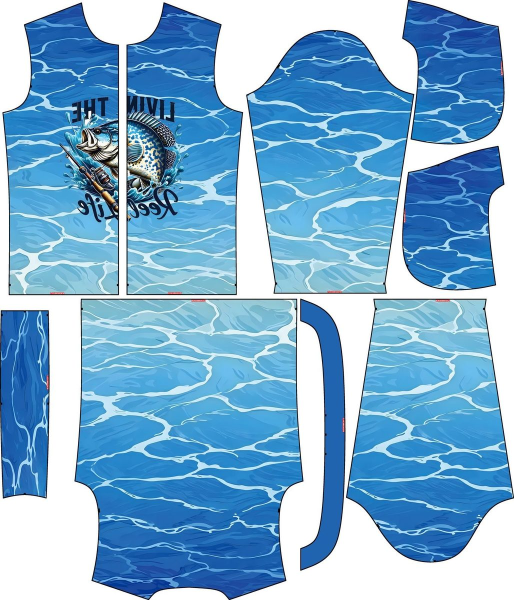
#> input picture references/styles/BFSK26308XCJ01L-style-reference.jpg, 1028 x 1200 px (shown at 1/2 size); its folder holds only this picture in this run
$ python -i theme_front_splitter.py   (imports and definitions only)
#> lines starting #> are read from the running program, lines starting #| are printed output that depends on the picture; after the words box and inside, x2 and y2 are one past the last pixel; in counts of white or black regions, pixels touching at a corner belong together
#!/usr/bin/env python3
"""Create front-left/front-right motif assets from the primary theme image."""
import json
from pathlib import Path

from collections import deque

from PIL import Image, ImageFilter, ImageStat


def _has_meaningful_alpha(rgba: Image.Image) -> bool:
    alpha = rgba.getchannel("A")
    extrema = alpha.getextrema()
    if extrema[0] < 245:
        bbox = alpha.getbbox()
        if not bbox:
            return False
        area = (bbox[2] - bbox[0]) * (bbox[3] - bbox[1])
        return area < rgba.width * rgba.height * 0.995
    return False


def _edge_pixels(rgb: Image.Image) -> list[tuple[int, int, int]]:
    w, h = rgb.size
    step = max(1, min(w, h) // 96)
    pixels = rgb.load()
    out = []
    for x in range(0, w, step):
        out.append(pixels[x, 0])
        out.append(pixels[x, h - 1])
    for y in range(0, h, step):
        out.append(pixels[0, y])
        out.append(pixels[w - 1, y])
    return out


def _is_background_like(color: tuple[int, int, int]) -> bool:
    r, g, b = color
    spread = max(color) - min(color)
    avg = (r + g + b) / 3
    return spread <= 42 or avg >= 232


def _quantize(color: tuple[int, int, int], step: int = 16) -> tuple[int, int, int]:
    return tuple(max(0, min(255, round(v / step) * step)) for v in color)


def _edge_background_palette(rgb: Image.Image) -> list[tuple[int, int, int]]:
    samples = [c for c in _edge_pixels(rgb) if _is_background_like(c)]
    if not samples:
        return []
    counts: dict[tuple[int, int, int], int] = {}
    for color in samples:
        key = _quantize(color)
        counts[key] = counts.get(key, 0) + 1
    ranked = sorted(counts.items(), key=lambda item: item[1], reverse=True)
    edge_count = max(1, len(_edge_pixels(rgb)))
    palette = [color for color, count in ranked[:10] if count / edge_count >= 0.005]
    return palette


def _remove_false_transparency_background(img: Image.Image) -> Image.Image:
    """Turn common AI fake-transparent checker/flat edge backgrounds into real alpha."""
    rgba = img.convert("RGBA")
    if _has_meaningful_alpha(rgba):
        return rgba

    rgb = rgba.convert("RGB")
    palette = _edge_background_palette(rgb)
    if not palette:
        return rgba

    src = rgba.load()
    alpha = Image.new("L", rgba.size, 255)
    alpha_px = alpha.load()
    threshold = 72
    w, h = rgba.size

    edge_avgs = [sum(c) / 3 for c in _edge_pixels(rgb) if _is_background_like(c)]
    min_edge_avg = min(edge_avgs) if edge_avgs else 0
    max_edge_avg = max(edge_avgs) if edge_avgs else 255

    def is_removable_bg(x: int, y: int) -> bool:
        r, g, b, _ = src[x, y]
        if not _is_background_like((r, g, b)):
            return False
        if any(abs(r - bg[0]) + abs(g - bg[1]) + abs(b - bg[2]) <= threshold for bg in palette):
            return True
        # Fallback for continuous gray checkerboard ranges that quantisation misses
        spread = max((r, g, b)) - min((r, g, b))
        if spread <= 20:
            avg = (r + g + b) / 3
            if min_edge_avg - 8 <= avg <= max_edge_avg + 8:
                return True
        return False

    # Only remove fake transparency that is connected to the image edge. A
    # global color erase can punch holes in white teeth, eye highlights, or
    # cream product details because they resemble checkerboard background tiles.
    queue: deque[int] = deque()
    seen = bytearray(w * h)
    for x in range(w):
        queue.append(x)
        queue.append((h - 1) * w + x)
    for y in range(h):
        queue.append(y * w)
        queue.append(y * w + (w - 1))

    while queue:
        idx = queue.popleft()
        if idx < 0 or idx >= len(seen) or seen[idx]:
            continue
        seen[idx] = 1
        x = idx % w
        y = idx // w
        if not is_removable_bg(x, y):
            continue
        alpha_px[x, y] = 0
        if x > 0:
            queue.append(idx - 1)
        if x + 1 < w:
            queue.append(idx + 1)
        if y > 0:
            queue.append(idx - w)
        if y + 1 < h:
            queue.append(idx + w)

    # Remove small opaque islands left behind by the flood fill (e.g. stray
    # checkerboard pixels trapped inside the subject silhouette).
    alpha = _cleanup_alpha_islands(alpha, min_area=500)
    alpha = alpha.filter(ImageFilter.GaussianBlur(0.45))
    rgba.putalpha(alpha)
    return rgba


def _cleanup_alpha_islands(alpha: Image.Image, min_area: int = 500) -> Image.Image:
    """Erase small opaque connected components, keeping only the largest one."""
    px = alpha.load()
    w, h = alpha.size
    visited = bytearray(w * h)
    largest_comp: list[tuple[int, int]] = []

    for y in range(h):
        for x in range(w):
            idx = y * w + x
            if px[x, y] > 0 and not visited[idx]:
                comp: list[tuple[int, int]] = []
                q: deque[int] = deque([idx])
                visited[idx] = 1
                while q:
                    ci = q.popleft()
                    cx = ci % w
                    cy = ci // w
                    comp.append((cx, cy))
                    for dx, dy in ((-1, 0), (1, 0), (0, -1), (0, 1)):
                        nx, ny = cx + dx, cy + dy
                        ni = ny * w + nx
                        if 0 <= nx < w and 0 <= ny < h and not visited[ni] and px[nx, ny] > 0:
                            visited[ni] = 1
                            q.append(ni)
                if len(comp) > len(largest_comp):
                    largest_comp = comp

    # Wipe anything that is not part of the largest component
    kept = set((x, y) for x, y in largest_comp)
    for y in range(h):
        for x in range(w):
            if px[x, y] > 0 and (x, y) not in kept:
                px[x, y] = 0
    return alpha


# [16 lines left out: function _background_sample, not called in this run]


def _subject_bbox(img: Image.Image) -> tuple[int, int, int, int] | None:
    rgba = img.convert("RGBA")
    alpha_bbox = rgba.getchannel("A").getbbox()
    if alpha_bbox:
        return alpha_bbox

    bg = _background_sample(rgba)
    rgb = rgba.convert("RGB")
    w, h = rgb.size
    pixels = rgb.load()
    xs, ys = [], []
    threshold = 42
    for y in range(h):
        for x in range(w):
            r, g, b = pixels[x, y]
            if abs(r - bg[0]) + abs(g - bg[1]) + abs(b - bg[2]) > threshold:
                xs.append(x)
                ys.append(y)
    if not xs:
        return None
    bbox = (min(xs), min(ys), max(xs) + 1, max(ys) + 1)
    area = (bbox[2] - bbox[0]) * (bbox[3] - bbox[1])
    if area < w * h * 0.03:
        return None
    return bbox


def _crop_subject(img: Image.Image) -> Image.Image:
    rgba = _remove_false_transparency_background(img)
    w, h = rgba.size
    bbox = _subject_bbox(rgba)
    if not bbox:
        side_w = round(w * 0.82)
        side_h = round(h * 0.82)
        left = max(0, (w - side_w) // 2)
        top = max(0, (h - side_h) // 2)
        bbox = (left, top, min(w, left + side_w), min(h, top + side_h))
    pad = max(8, round(min(w, h) * 0.04))
    top_pad = max(pad, round(min(w, h) * 0.08))
    bottom_pad = max(pad, round(min(w, h) * 0.05))
    bbox = (
        max(0, bbox[0] - pad),
        max(0, bbox[1] - top_pad),
        min(w, bbox[2] + pad),
        min(h, bbox[3] + bottom_pad),
    )
    cropped = rgba.crop(bbox)
    # Leave transparent breathing room around the subject before splitting so
    # hair/head pixels are not flush with the piece edge after placement.
    margin_x = max(6, round(cropped.width * 0.035))
    margin_top = max(12, round(cropped.height * 0.08))
    margin_bottom = max(8, round(cropped.height * 0.04))
    out = Image.new("RGBA", (cropped.width + margin_x * 2, cropped.height + margin_top + margin_bottom), (0, 0, 0, 0))
    out.alpha_composite(cropped, (margin_x, margin_top))
    return out


def _crop_half_to_seam_alpha(half: Image.Image, seam_side: str) -> Image.Image:
    """Trim transparent padding so the visible half touches the seam edge."""
    rgba = half.convert("RGBA")
    bbox = rgba.getchannel("A").getbbox()
    if not bbox:
        return rgba

    pad = max(2, round(min(rgba.size) * 0.015))
    top_pad = max(pad, round(min(rgba.size) * 0.06))
    bottom_pad = max(pad, round(min(rgba.size) * 0.035))
    top = max(0, bbox[1] - top_pad)
    bottom = min(rgba.height, bbox[3] + bottom_pad)
    if seam_side == "right":
        left = max(0, bbox[0] - pad)
        right = bbox[2]
    else:
        left = bbox[0]
        right = min(rgba.width, bbox[2] + pad)
    if right <= left or bottom <= top:
        return rgba
    return rgba.crop((left, top, right, bottom))


def create_front_split_assets(theme_image: str | Path, out_dir: str | Path) -> dict:
    """Crop the primary subject and create full-front plus legacy split motifs."""
#> called with out_dir = 'out.png'
    out_dir = Path(out_dir)
    assets_dir = out_dir / "assets"
    assets_dir.mkdir(parents=True, exist_ok=True)
    with Image.open(theme_image) as src:
#> src is the input picture: PIL image 1028x1200 RGB; mean R, G, B 125.2, 174.4, 210.5
        subject = _crop_subject(src)
#> in _has_meaningful_alpha, `alpha = rgba.getchannel("A")`: alpha: PIL image 1028x1200 L; every value is 255
#> in _has_meaningful_alpha, `extrema = alpha.getextrema()`: extrema = (255, 255)
#> after the loop in _edge_pixels, `for x in range(0, w, step):`: out = 206 items, first 6: (255, 255, 255), (255, 255, 255), (255, 255, 255), (255, 255, 255), (255, 255, 255), (255, 255, 255)
#> after the loop in _edge_pixels, `for y in range(0, h, step):`: out = 446 items, first 6: (255, 255, 255), (255, 255, 255), (255, 255, 255), (255, 255, 255), (255, 255, 255), (255, 255, 255)
#> in _is_background_like, `r, g, b = color`: r = 255
#> in _edge_background_palette, `samples = [c for c in _edge_pixels(rgb) if _is_background_like(c)]`: samples = 444 items, first 6: (255, 255, 255), (255, 255, 255), (255, 255, 255), (255, 255, 255), (255, 255, 255), (255, 255, 255)
#> the loop in _edge_background_palette, `for color in samples:` made 444 passes
#> after the loop in _edge_background_palette, `for color in samples:`: counts = 22 items
#> in _edge_background_palette, `edge_count = max(1, len(_edge_pixels(rgb)))`: edge_count = 446
#> in _edge_background_palette, `palette = [color for color, count in ranked[:10] if count / edge_count..`: palette = [(255, 255, 255), (255, 255, 240), (176, 192, 192), (0, 0, 16)]
#> in _remove_false_transparency_background, `edge_avgs = [sum(c) / 3 for c in _edge_pixels(rgb) if _is_background_l..`: edge_avgs = 444 values, max 255 at index 0, min 8.33 at index 354, mean 247
#> in _remove_false_transparency_background, `min_edge_avg = min(edge_avgs) if edge_avgs else 0`: min_edge_avg = 8.33
#> in _remove_false_transparency_background, `max_edge_avg = max(edge_avgs) if edge_avgs else 255`: max_edge_avg = 255
#> in _remove_false_transparency_background, `alpha = _cleanup_alpha_islands(alpha, min_area=500)`:
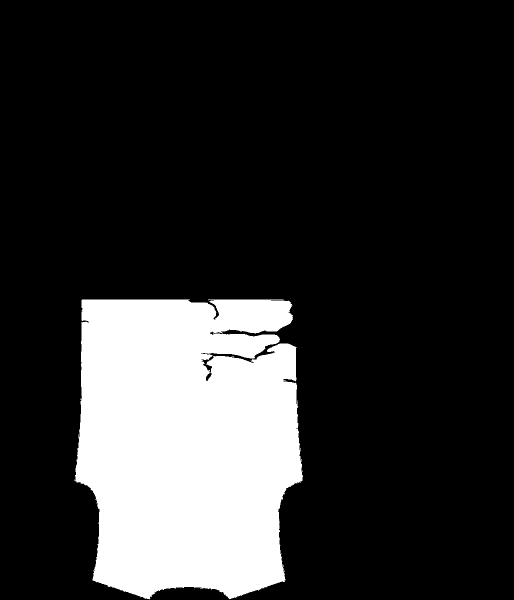
#> alpha: PIL image 1028x1200 L (shown at 1/2 size); 19% white; 1 white region, box (x1, y1, x2, y2) and area: (149, 599, 606, 1199) 234875
#> in _remove_false_transparency_background, `rgba.putalpha(alpha)`:
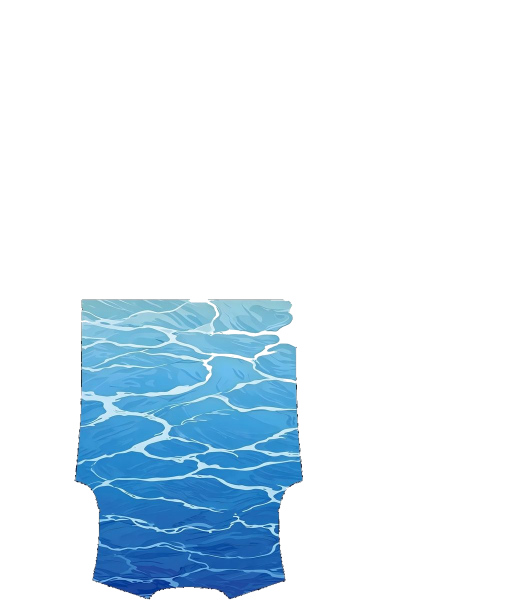
#> rgba: PIL image 1028x1200 RGBA (shown at 1/2 size); mean R, G, B, A 125.2, 174.4, 210.5, 48.6; transparent parts drawn white
#> in _crop_subject, `cropped = rgba.crop(bbox)`:
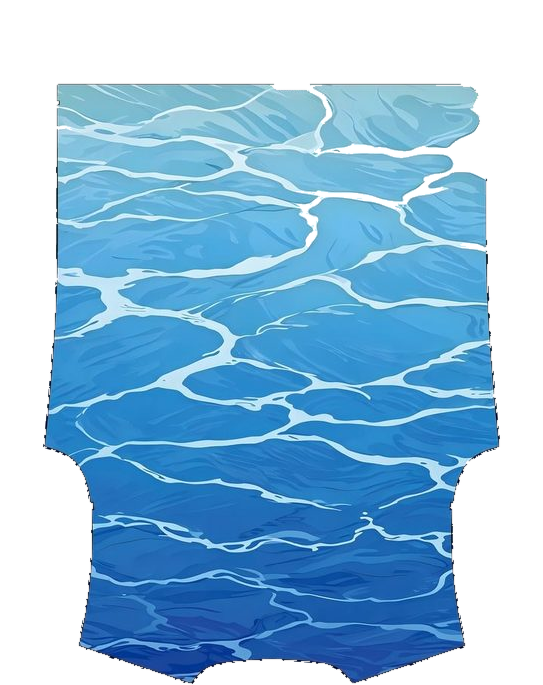
#> cropped: PIL image 543x685 RGBA; mean R, G, B, A 127.3, 179.1, 214.2, 161; transparent parts drawn white
#> in _crop_subject, `out = Image.new("RGBA", (cropped.width + margin_x * 2, cropped.height ..`: out: PIL image 581x767 RGBA; every value is 0
#> in _crop_subject, `out.alpha_composite(cropped, (margin_x, margin_top))`:
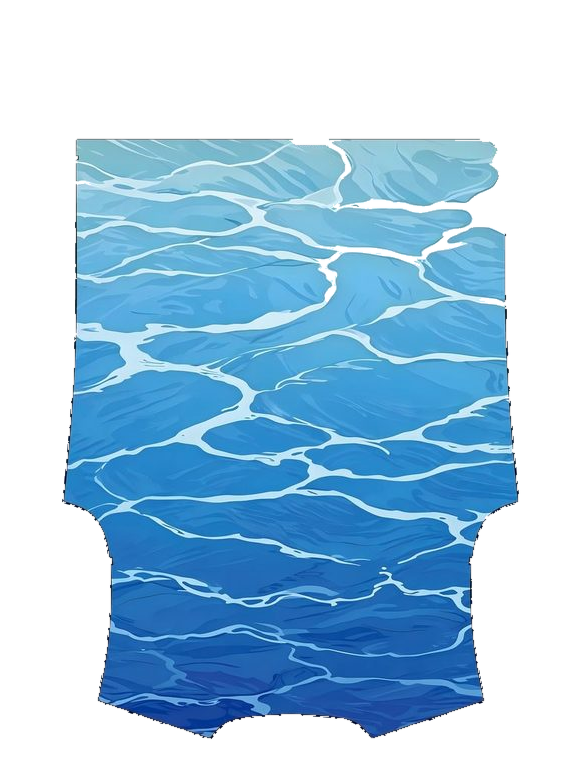
#> out: PIL image 581x767 RGBA; mean R, G, B, A 43.8, 82.2, 109.2, 134.4; transparent parts drawn white
    full_path = assets_dir / "theme_front_full.png"
    subject.save(full_path)
    mid = max(1, subject.width // 2)
    overlap = min(8, max(2, round(subject.width * 0.01))) if subject.width > 4 else 0
    left = subject.crop((0, 0, min(subject.width, mid + overlap), subject.height))
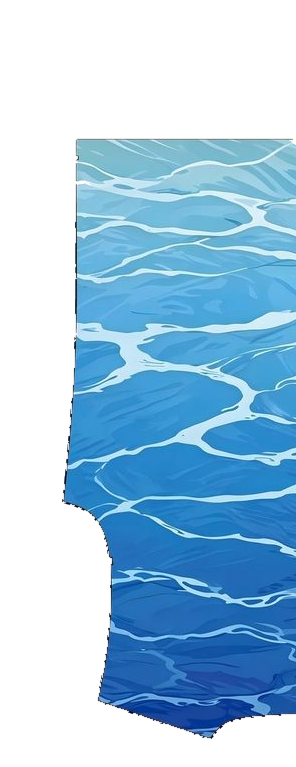
#> left: PIL image 296x767 RGBA; mean R, G, B, A 44.7, 83.6, 111, 137.7; transparent parts drawn white
    right = subject.crop((max(0, mid - overlap), 0, subject.width, subject.height))
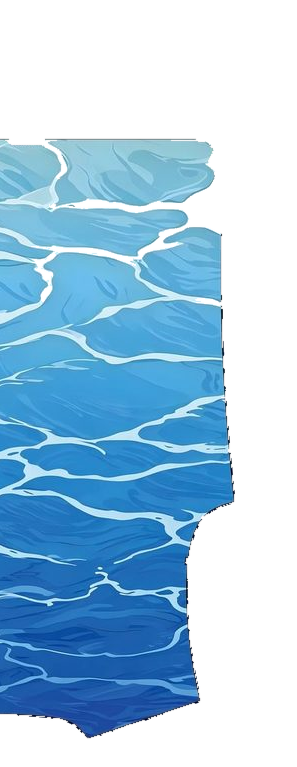
#> right: PIL image 297x767 RGBA; mean R, G, B, A 43.6, 82.2, 109.2, 133.4; transparent parts drawn white
    left = _crop_half_to_seam_alpha(left, "right")
    right = _crop_half_to_seam_alpha(right, "left")
#> call 2 of _crop_half_to_seam_alpha, with seam_side = 'left'
#> in _crop_half_to_seam_alpha (call 2), `return rgba.crop((left, top, right, bottom))`:
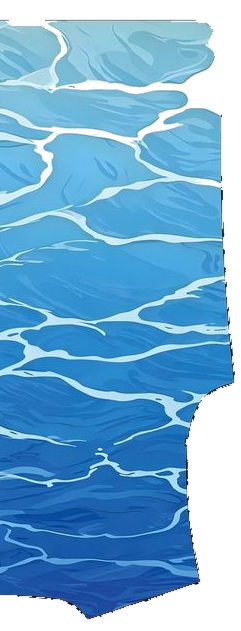
#> returned value: PIL image 241x631 RGBA; mean R, G, B, A 65.3, 123.2, 163.5, 199.8; transparent parts drawn white
    left_path = assets_dir / "theme_front_left.png"
    right_path = assets_dir / "theme_front_right.png"
    left.save(left_path)
    right.save(right_path)
    return {
        "full": str(full_path.resolve()),
        "left": str(left_path.resolve()),
        "right": str(right_path.resolve()),
        "source": str(Path(theme_image).resolve()),
        "split_overlap_px": overlap,
    }


# [53 lines left out: function inject_front_split_motifs, not called in this run]

>>> result = create_front_split_assets('../references/styles/BFSK26308XCJ01L-style-reference.jpg', 'out.png')

$ run again, on references/styles/DDS26126XCJ01L-style-reference.jpg
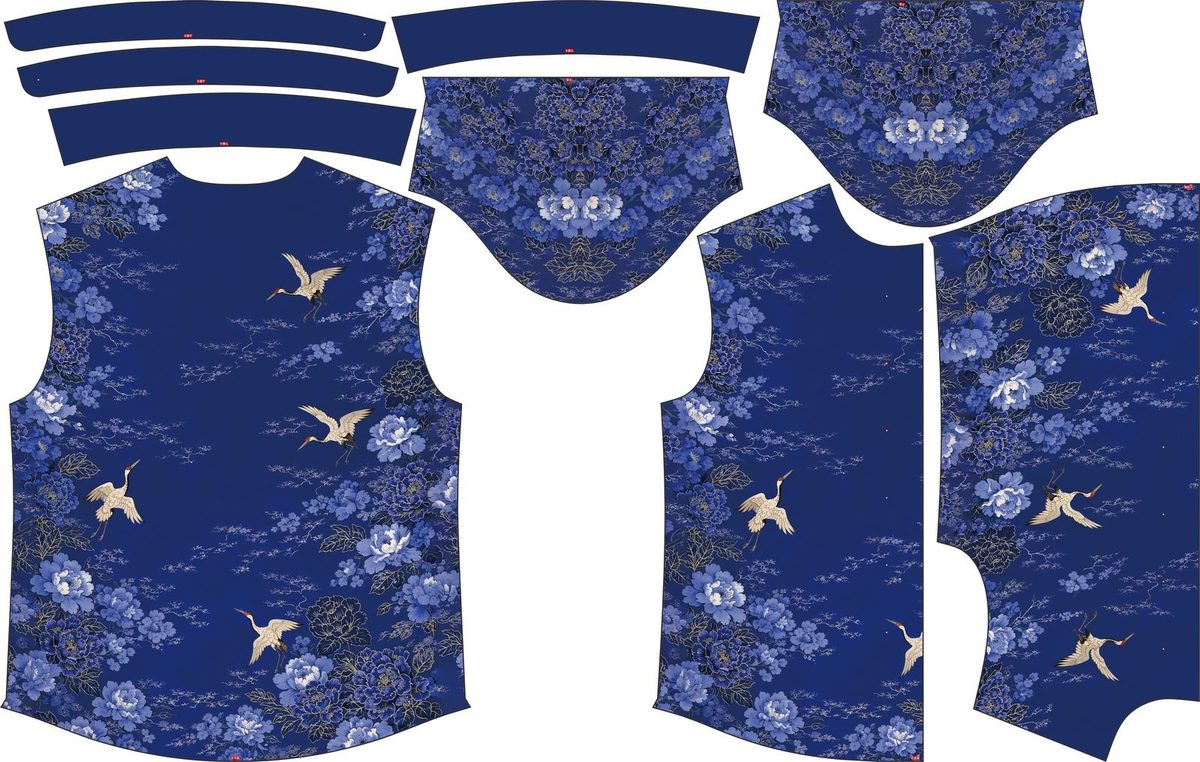
#> input picture references/styles/DDS26126XCJ01L-style-reference.jpg, 1200 x 762 px
#> in create_front_split_assets, src is the input picture: PIL image 1200x762 RGB; mean R, G, B 103.1, 112.6, 149.8
#> extrema = (255, 255)
#> after the loop in _edge_pixels, `for x in range(0, w, step):`: out = 344 items, first 6: (255, 255, 255), (255, 255, 255), (255, 255, 255), (255, 255, 255), (255, 255, 255), (255, 255, 255)
#> after the loop in _edge_pixels, `for y in range(0, h, step):`: out = 562 items, first 6: (255, 255, 255), (255, 255, 255), (255, 255, 255), (255, 255, 255), (255, 255, 255), (255, 255, 255)
#> in _is_background_like, `r, g, b = color`: r = 255
#> samples = 546 items, first 6: (255, 255, 255), (255, 255, 255), (255, 255, 255), (255, 255, 255), (255, 255, 255), (255, 255, 255)
#> the loop in _edge_background_palette, `for color in samples:` made 546 passes
#> (color, key) on passes 11, 13, 15: ((252, 255, 251), (255, 255, 255)), ((254, 255, 253), (255, 255, 255)), ((252, 255, 255), (255, 255, 255))
#> after the loop in _edge_background_palette, `for color in samples:`: counts = 42 items
#> edge_count = 562
#> in _edge_background_palette, `palette = [color for color, count in ranked[:10] if count / edge_count..`: palette = [(255, 255, 255), (255, 255, 240), (64, 64, 96), (48, 48, 80), (48, 64, 96), (64, 80, 96), (48, 64, 80), (64, 64, 80), (80, 80, 112), (48, 48, 64)]
#> edge_avgs = 546 values, max 255 at index 0, min 43.67 at index 220, mean 209.6
#> min_edge_avg = 43.67
#> max_edge_avg = 255
#> in _remove_false_transparency_background, `alpha = _cleanup_alpha_islands(alpha, min_area=500)`:
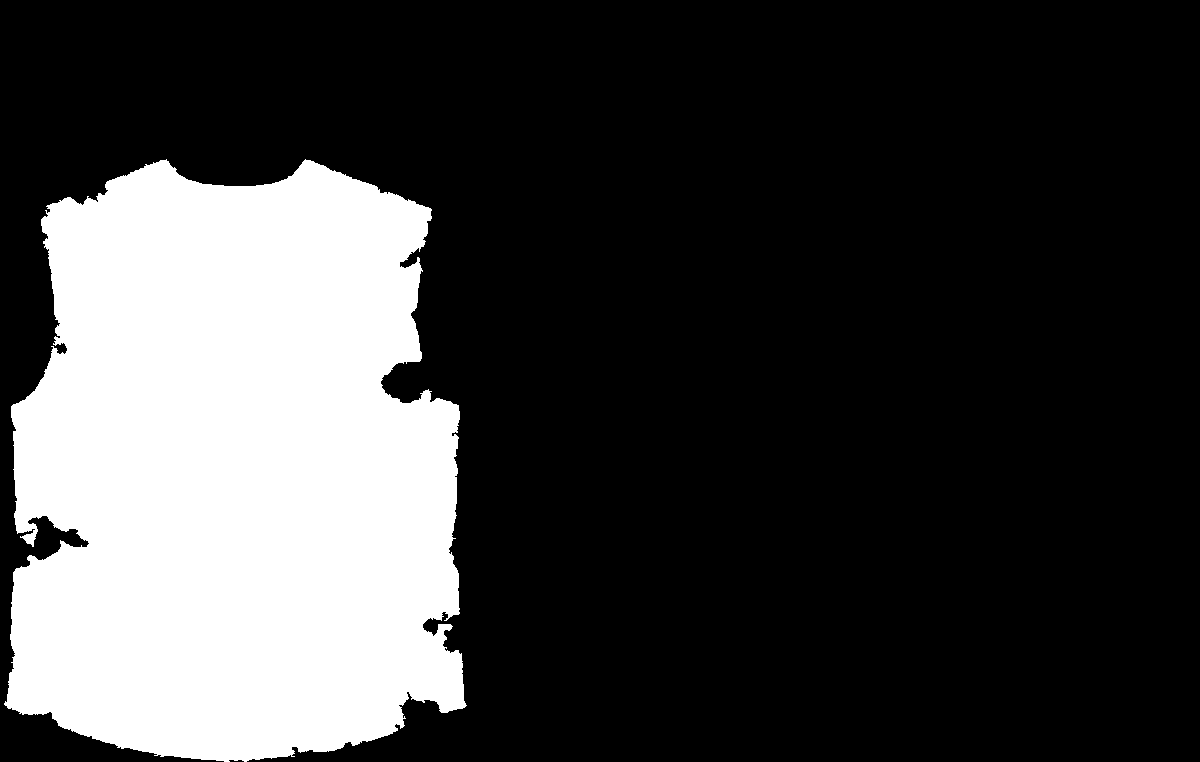
#> alpha: PIL image 1200x762 L; 25% white; 1 white region, box (x1, y1, x2, y2) and area: (4, 159, 467, 762) 228822
#> in _crop_half_to_seam_alpha (call 2), `return rgba.crop((left, top, right, bottom))`:
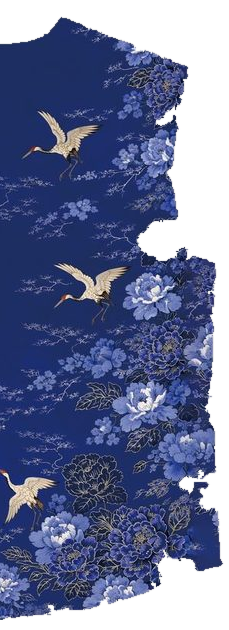
#> returned value: PIL image 229x630 RGBA; mean R, G, B, A 43.5, 52.9, 90.3, 192.5; transparent parts drawn white
